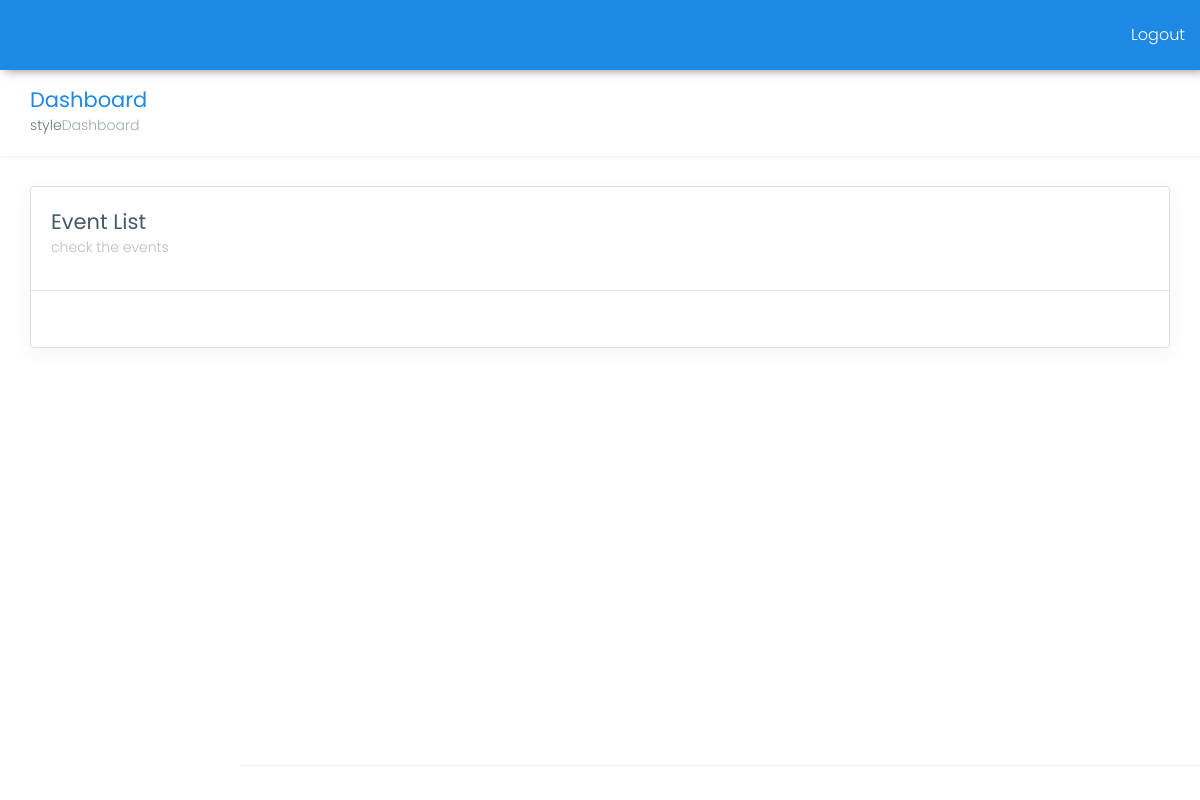
The page /dashboard/event_details/1 on the database as committed earlier.
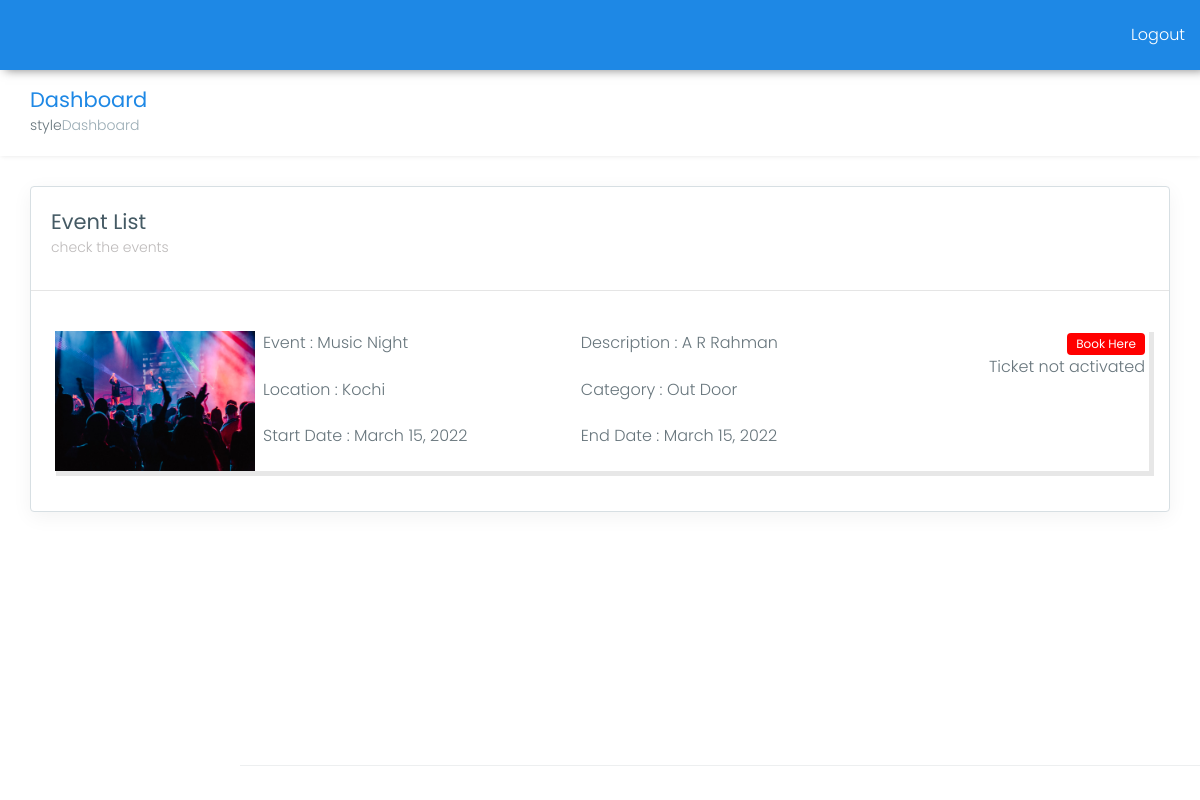
The same page on the database as committed later.
### DemoApp/models.py (models this page shows)
class Events(models.Model):
    title=models.CharField(max_length=100)
    description=models.CharField(max_length=250)
    location=models.CharField(max_length=100)
    start_date=models.DateField(blank=True,null=True)
    end_date=models.DateField(null=True)
    image=models.ImageField(upload_to='uploaded_picture',blank=True,null=True)
    categories=models.ForeignKey(Categories,on_delete=models.CASCADE, null=True)
    published=models.BooleanField(default=False)
    paid=models.BooleanField(default=False)
    owner = models.ForeignKey(to=User, on_delete=models.CASCADE)
    def __str__(self):
        return self.title

class Categories(models.Model):
    category=models.CharField(max_length=100)
    def __str__(self):
        return self.category

### DemoApp/views.py (the view)
# urls.py: path('dashboard/event_details/<int:pk>',views.EventDetails,name='eventdetails'),
def EventDetails(request,pk):
    print('pk',pk)
    event_db=Events.objects.filter(pk=pk)
    print("event_db",event_db)
    context={
        "event_db":event_db,
        }
    return render(request, 'Event.html',context=context)

### DemoApp/templates/Event.html (shortened to what the changed rows need)
<!DOCTYPE html>
<html lang="en">
<head>
    <link href="{{STATIC_URL}}assets/plugins/bootstrap/css/bootstrap.min.css" rel="stylesheet">
    <link href="{{STATIC_URL}}assets/plugins/chartist-js/dist/chartist.min.css" rel="stylesheet">
    <link href="{{STATIC_URL}}assets/plugins/chartist-js/dist/chartist-init.css" rel="stylesheet">
    <link href="{{STATIC_URL}}assets/plugins/chartist-plugin-tooltip-master/dist/chartist-plugin-tooltip.css" rel="stylesheet">
    <link href="{{STATIC_URL}}assets/plugins/css-chart/css-chart.css" rel="stylesheet">
    <link href="{{STATIC_URL}}assets/plugins/morrisjs/morris.css" rel="stylesheet">
    <link href="{{STATIC_URL}}css/style.css" rel="stylesheet">
    <link href="{{STATIC_URL}}css/main.css" rel="stylesheet">
    <link href="{{STATIC_URL}}css/colors/blue.css" id="theme" rel="stylesheet">
</head>
<body class="fix-header fix-sidebar card-no-border">
    <div id="main-wrapper">
        <div class="">
            <div class="container-fluid">
                <div class="row">
                    <div class="col-12">
                        <div class="card">
                            <div class="event_main">
                            {% for i in event_db %}
                                <div class="event_content">
                                    <div class="event_img_frame">
                                        <img src="{{i.image.url}}" class="event_img">
                                    </div>
                                    <div class="event_details">
                                        <div>Event : {{i.title}}</div>
                                        <div>Description : {{i.description}}</div>
                                        <div>Location : {{i.location}}</div>
                                        <div>Category : {{i.categories}}</div>
                                        <div>Start Date : {{i.start_date}}</div>
                                        <div>End Date : {{i.end_date}}</div>
                                    </div>
                                    <div class="event_btn_sec">
                                        <div>
                                            <button type="button" class="btn event_book_btn">Book Here</button>
                                        </div>
                                        <div>
                                            {%if i.paid == True %}
                                                Ticket activated
                                            {%else%}
                                                Ticket not activated
                                            {% endif%}
                                        </div>
                                    </div>
                                </div>
                            {% endfor %}
                            </div>
                        </div>
                    </div>
                </div>
        </div>
    </div>
</body>
</html>

Rows that differ between the two databases and show on the page:
added Events: image (picture), title "Music Night", description "A R Rahman", location "Kochi", categories "Out Door", start_date "March 15, 2022", end_date "March 15, 2022", paid "Ticket not activated"
